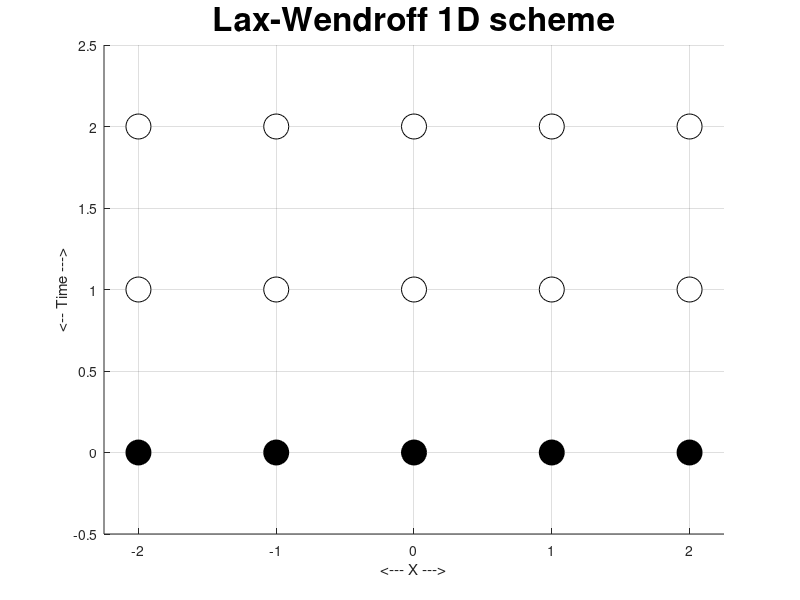
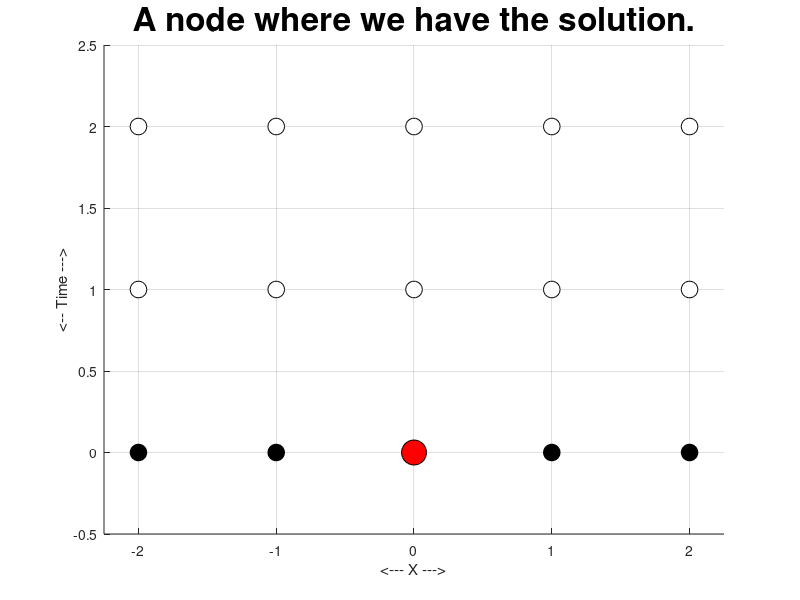
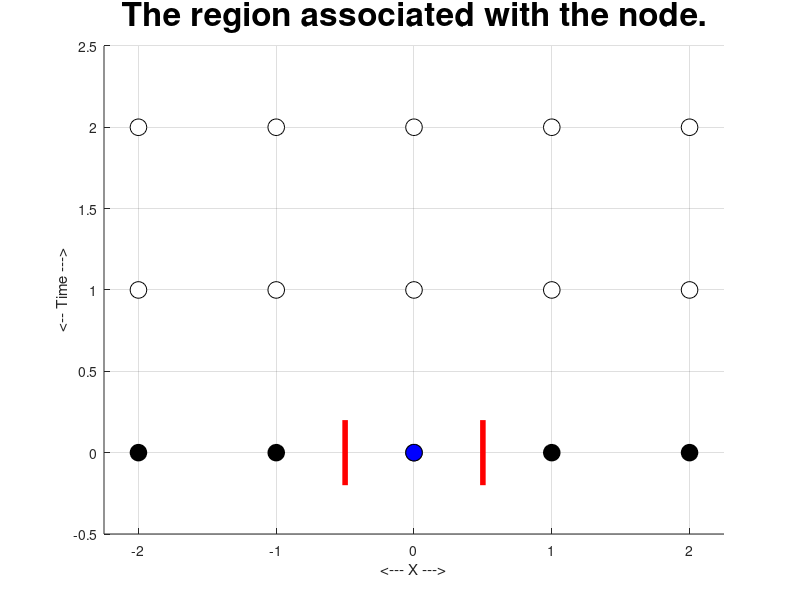
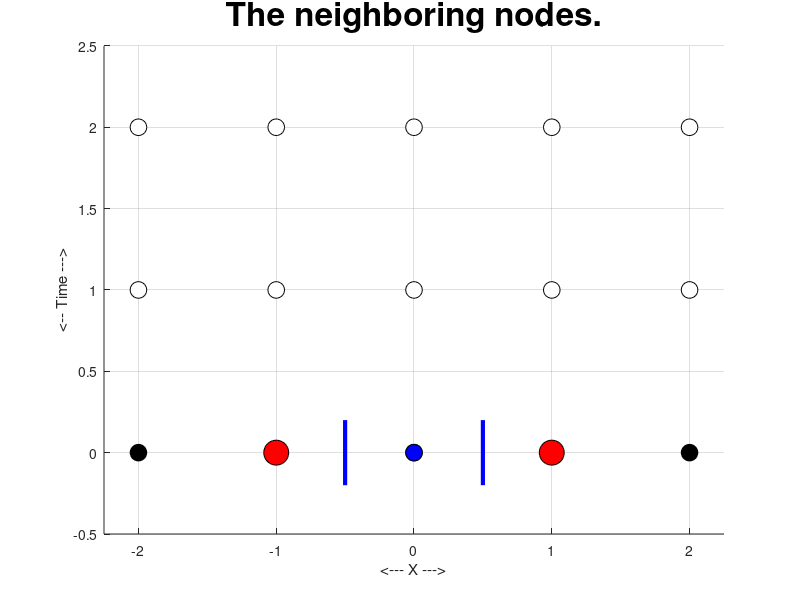

MATLAB code for these plots, in order:
function lax_wendroff_1d_display ( )

%*****************************************************************************80
%
%% LAX_WENDROFF_1D_DISPLAY illustrates the Lax-Wendroff procedure in 1D.
%
%  Discussion:
%
%    A sequence of ball and stick drawings is displayed in steps 0 through 9.
%
%    Hitting return causes the next item to be drawn.
%
%  Licensing:
%
%    This code is distributed under the GNU LGPL license.
%
%  Modified:
%
%    01 July 2012
%
%  Author:
%
%    John Burkardt
%
  for frame = 0 : 10
%
%  Clear the plotting frame.
%
    clf
%
%  Make all the subsequent plotting "cumulative".
%
    hold on

    if ( 0 == frame )

      plot (  [-2.0, -1.0,  0.0, 1.0, 2.0], [ 0.0, 0.0, 0.0, 0.0, 0.0 ], ...
        'o', 'MarkerFaceColor', 'k', 'MarkerEdgeColor', 'k', 'MarkerSize', 18 )
      plot (  [-2.0, -1.0,  0.0, 1.0, 2.0], [ 1.0, 1.0, 1.0, 1.0, 1.0 ], ...
        'o', 'MarkerFaceColor', 'w', 'MarkerEdgeColor', 'k', 'MarkerSize', 18 )
      plot (  [-2.0, -1.0,  0.0, 1.0, 2.0], [ 2.0, 2.0, 2.0, 2.0, 2.0 ], ...
        'o', 'MarkerFaceColor', 'w', 'MarkerEdgeColor', 'k', 'MarkerSize', 18 )
      title ( 'Lax-Wendroff 1D scheme', 'Fontsize', 24 )
    elseif ( 0 <= frame && frame < 10 )
      plot (  [-2.0, -1.0,  0.0, 1.0, 2.0], [ 0.0, 0.0, 0.0, 0.0, 0.0 ], ...
        'o', 'MarkerFaceColor', 'k', 'MarkerEdgeColor', 'k', 'MarkerSize', 12 )
      plot (  [-2.0, -1.0,  0.0, 1.0, 2.0], [ 1.0, 1.0, 1.0, 1.0, 1.0 ], ...
        'o', 'MarkerFaceColor', 'w', 'MarkerEdgeColor', 'k', 'MarkerSize', 12 )
      plot (  [-2.0, -1.0,  0.0, 1.0, 2.0], [ 2.0, 2.0, 2.0, 2.0, 2.0 ], ...
        'o', 'MarkerFaceColor', 'w', 'MarkerEdgeColor', 'k', 'MarkerSize', 12 )
    end
%
%  1: A node where we have the solution.
%
    if ( 1 == frame )
      plot (  0.0,  0.0, 'o', 'MarkerFaceColor', 'r', 'MarkerEdgeColor', 'k', 'MarkerSize', 18 )
      title ( 'A node where we have the solution.', 'Fontsize', 24 )
    elseif ( 1 < frame && frame < 10 )
      plot (  0.0,  0.0, 'o', 'MarkerFaceColor', 'b', 'MarkerEdgeColor', 'k', 'MarkerSize', 12 )
    end
%
%  The region associated with the central node.
%
    if ( 2 == frame )
      plot (  [ -0.5, -0.5 ],  [ -0.2, +0.2 ], 'r', 'LineWidth', 4 )
      plot (  [ +0.5, +0.5 ],  [ -0.2, +0.2 ], 'r', 'LineWidth', 4 )
      title ( 'The region associated with the node.', 'Fontsize', 24 )
    elseif ( 2 < frame && frame < 10 )
      plot (  [ -0.5, -0.5 ],  [ -0.2, +0.2 ], 'b', 'LineWidth', 3 )
      plot (  [ +0.5, +0.5 ],  [ -0.2, +0.2 ], 'b', 'LineWidth', 3 )
    end
%
%  Neighbor nodes.
%
    if ( 3 == frame )
      plot (  -1.0,  0.0, 'o', 'MarkerFaceColor', 'r', 'MarkerEdgeColor', 'k', 'MarkerSize', 18 )
      plot (  +1.0,  0.0, 'o', 'MarkerFaceColor', 'r', 'MarkerEdgeColor', 'k', 'MarkerSize', 18 )
      title ( 'The neighboring nodes.', 'Fontsize', 24 )
    elseif ( 3 < frame && frame < 10 )
      plot (  -1.0,  0.0, 'o', 'MarkerFaceColor', 'b', 'MarkerEdgeColor', 'k', 'MarkerSize', 12 )
      plot (  +1.0,  0.0, 'o', 'MarkerFaceColor', 'b', 'MarkerEdgeColor', 'k', 'MarkerSize', 12 )
    end
%
%  Halfway nodes at this time level.
%
    if ( 4 == frame )
      plot (  [ -1.0,  0.0 ],  [  0.0,  0.0 ], 'r', 'LineWidth', 4 )
      plot (  [  1.0, +0.0 ],  [  0.0,  0.0 ], 'r', 'LineWidth', 4 )
      plot (  -0.5,  0.0, 'o', 'MarkerFaceColor', 'r', 'MarkerEdgeColor', 'k', 'MarkerSize', 18 )
      plot (  +0.5,  0.0, 'o', 'MarkerFaceColor', 'r', 'MarkerEdgeColor', 'k', 'MarkerSize', 18 )
      title ( 'Values at midsides by averaging.', 'Fontsize', 24 )
    elseif ( 4 < frame && frame < 10 )
      plot (  [ -1.0,  0.0 ],  [  0.0,  0.0 ], 'b', 'LineWidth', 3 )
      plot (  [  1.0, +0.0 ],  [  0.0,  0.0 ], 'b', 'LineWidth', 3 )
      plot (  -0.5,  0.0, 'o', 'MarkerFaceColor', 'b', 'MarkerEdgeColor', 'k', 'MarkerSize', 12 )
      plot (  +0.5,  0.0, 'o', 'MarkerFaceColor', 'b', 'MarkerEdgeColor', 'k', 'MarkerSize', 12 )
    end
%
%  Extend to halfway nodes at halfway time
%
    if ( 5 == frame )
      plot (  [ -0.5,  -0.5 ],  [ 0.0, 0.5 ], 'r', 'LineWidth', 4 )
      plot (  [  0.5,   0.5 ],  [ 0.0, 0.5 ], 'r', 'LineWidth', 4 )
      plot (  -0.5,  0.5, 'o', 'MarkerFaceColor', 'r', 'MarkerEdgeColor', 'k', 'MarkerSize', 18 )
      plot (  +0.5,  0.5, 'o', 'MarkerFaceColor', 'r', 'MarkerEdgeColor', 'k', 'MarkerSize', 18 )
      title ( 'Values at midside, half time step.', 'Fontsize', 24 )
    elseif ( 5 < frame && frame < 10 )
      plot (  [ -0.5,  -0.5 ],  [ 0.0, 0.5 ], 'b', 'LineWidth', 3 )
      plot (  [  0.5,   0.5 ],  [ 0.0, 0.5 ], 'b', 'LineWidth', 3 )
      plot (  -0.5,  0.5, 'o', 'MarkerFaceColor', 'b', 'MarkerEdgeColor', 'k', 'MarkerSize', 12 )
      plot (  +0.5,  0.5, 'o', 'MarkerFaceColor', 'b', 'MarkerEdgeColor', 'k', 'MarkerSize', 12 )
    end
%
%  Lines from midside nodes to center.
%
    if ( 6 == frame )
      plot (  [ -0.5, +0.5 ],  [  0.5,  0.5 ], 'r', 'LineWidth', 4 )
      plot (  [ -0.5, -0.5 ],  [ 0.3, 0.7 ], 'r', 'LineWidth', 4 )
      plot (  [  0.5,  0.5 ],  [ 0.3, 0.7 ], 'r', 'LineWidth', 4 )
      title ( 'Estimate fluxes', 'Fontsize', 24 )
    elseif ( 6 < frame && frame < 10 )
      plot (  [ -0.5, +0.5 ],  [  0.5,  0.5 ], 'b', 'LineWidth', 3 )
      plot (  [ -0.5, -0.5 ],  [ 0.3, 0.7 ], 'b', 'LineWidth', 3 )
      plot (  [  0.5,  0.5 ],  [ 0.3, 0.7 ], 'b', 'LineWidth', 3 )
    end
%
%  Carry neighbor nodes to green level, and draw lines.
%
    if ( frame == 7 )
      plot (  0.0, 0.5, 'o', 'MarkerFaceColor', 'r', 'MarkerEdgeColor', 'k', 'MarkerSize', 18 )
      title ( 'Estimate derivative at node, half time step.', 'Fontsize', 24 )
    elseif ( 7 < frame && frame < 10 )
      plot (  0.0, 0.5, 'o', 'MarkerFaceColor', 'b', 'MarkerEdgeColor', 'k', 'MarkerSize', 12 )
    end
%
%  Advance solution to full time.
%
    if ( 8 == frame )
      plot (  [  0.0,  0.0 ], [ 0.0, 1.0 ], 'r', 'LineWidth', 4 )
      plot (  0.0, 1.0, 'o', 'MarkerFaceColor', 'r', 'MarkerEdgeColor', 'k', 'MarkerSize', 18 )
      title ( 'Take full step to new time.', 'Fontsize', 24 )
    elseif ( 8 < frame && frame < 10 )
      plot (  [  0.0,  0.0 ], [ 0.0, 1.0 ], 'b', 'LineWidth', 3 )
      plot (  0.0, 1.0, 'o', 'MarkerFaceColor', 'b', 'MarkerEdgeColor', 'k', 'MarkerSize', 12 )
    end
%
%  Advance all data.
%
    if ( 9 == frame )
      plot (  [  -2.0,  -2.0 ], [ 0.0, 1.0 ], 'r', 'LineWidth', 4 )
      plot (  [  -1.0,  -1.0 ], [ 0.0, 1.0 ], 'r', 'LineWidth', 4 )
      plot (  [   1.0,   1.0 ], [ 0.0, 1.0 ], 'r', 'LineWidth', 4 )
      plot (  [   2.0,   2.0 ], [ 0.0, 1.0 ], 'r', 'LineWidth', 4 )
      plot (  -2.0, 1.0, 'o', 'MarkerFaceColor', 'r', 'MarkerEdgeColor', 'k', 'MarkerSize', 18 )
      plot (  -1.0, 1.0, 'o', 'MarkerFaceColor', 'r', 'MarkerEdgeColor', 'k', 'MarkerSize', 18 )
      plot (   1.0, 1.0, 'o', 'MarkerFaceColor', 'r', 'MarkerEdgeColor', 'k', 'MarkerSize', 18 )
      plot (   2.0, 1.0, 'o', 'MarkerFaceColor', 'r', 'MarkerEdgeColor', 'k', 'MarkerSize', 18 )
      title ( 'Advance all data to new time.', 'Fontsize', 24 )
    end
%
%  Ready for next step.
%
    if ( 10 == frame )
      plot (  [-2.0, -1.0,  0.0, 1.0, 2.0], [ 2.0, 2.0, 2.0, 2.0, 2.0 ], ...
        'o', 'MarkerFaceColor', 'w', 'MarkerEdgeColor', 'k', 'MarkerSize', 12 )
      plot (  [-2.0, -1.0,  0.0, 1.0, 2.0], [ 1.0, 1.0, 1.0, 1.0, 1.0 ], ...
        'o', 'MarkerFaceColor', 'k', 'MarkerEdgeColor', 'k', 'MarkerSize', 12 )
      plot (  [-2.0, -1.0,  0.0, 1.0, 2.0], [ 0.0, 0.0, 0.0, 0.0, 0.0 ], ...
        'o', 'MarkerFaceColor', 'k', 'MarkerEdgeColor', 'k', 'MarkerSize', 12 )
      plot (  0.0,  1.0, 'o', 'MarkerFaceColor', 'r', 'MarkerEdgeColor', 'k', 'MarkerSize', 18 )
      title ( 'Ready to compute next time step', 'Fontsize', 24 )
    end

    grid on
    xlabel ( '<--- X --->' )
    ylabel ( '<-- Time --->' )

    axis ( [ -2.25, +2.25, -0.5, 2.5 ] )

    filename = sprintf ( 'lw1d%02d.png', frame );
    fprintf ( 1, '  Saving image as "%s"\n', filename );
    print ( '-dpng', filename )
%
%  "Release" the plotting screen.
%
    hold off

    pause

  end

  return
end
